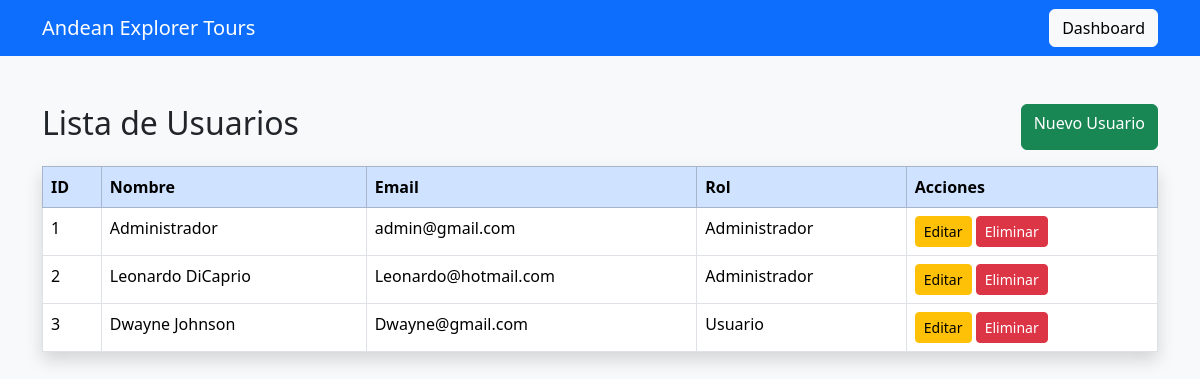
/usuarios (signed in), run on the app's committed database.
### app/models/usuario.py (models this page shows)
class Usuario(UserMixin, db.Model):
    __tablename__ = "usuarios"
    id = db.Column(
        db.Integer,
        primary_key=True
    )
    nombre = db.Column(
        db.String(100),
        nullable=False
    )
    email = db.Column(
        db.String(100),
        unique=True,
        nullable=False
    )
    password = db.Column(
        db.String(255),
        nullable=False
    )
    rol = db.Column(
        db.String(30),
        nullable=False
    )
    estado = db.Column(
        db.Boolean,
        default=True
    )

### app/blueprints/usuarios/routes.py (the view)
@usuarios_bp.route('/usuarios')
@login_required
def listar_usuarios():
    if current_user.rol != "Administrador":
        abort(403)
    usuarios = Usuario.query.all()
    return render_template(
        'usuarios/listar.html',
        usuarios=usuarios
    )

### app/templates/usuarios/listar.html (shortened to what this page needs)
<!DOCTYPE html>
<html lang="es">
<head>
    <link
        href="https://cdn.jsdelivr.net/npm/bootstrap@5.3.3/dist/css/bootstrap.min.css"
        rel="stylesheet">
</head>
<body class="bg-light">
<nav class="navbar navbar-dark bg-primary">
    <div class="container">
        <span class="navbar-brand">
            Andean Explorer Tours
        </span>
        <a href="/dashboard"
           class="btn btn-light">
            Dashboard
        </a>
    </div>
</nav>
<div class="container mt-5">
    <div class="d-flex justify-content-between mb-3">
        <h2>
            Lista de Usuarios
        </h2>
        <a
            href="/usuarios/nuevo"
            class="btn btn-success">
            Nuevo Usuario
        </a>
    </div>
    <table class="table table-bordered table-hover shadow">
        <thead class="table-primary">
            <tr>
                <th>ID</th>
                <th>Nombre</th>
                <th>Email</th>
                <th>Rol</th>
                <th>Acciones</th>
            </tr>
        </thead>
        <tbody>
            {% for usuario in usuarios %}
            <tr>
                <td>{{usuario.id}}</td>
                <td>{{usuario.nombre}}</td>
                <td>{{usuario.email}}</td>
                <td>{{usuario.rol}}</td>
                <td>
                    <a
                        href="/usuarios/editar/{{usuario.id}}"
                        class="btn btn-warning btn-sm">
                        Editar
                    </a>
                    <a
                        href="/usuarios/eliminar/{{usuario.id}}"
                        class="btn btn-danger btn-sm"
                        onclick="return confirm('¿Desea eliminar este usuario?')">
                        Eliminar
                    </a>
                </td>
            </tr>
            {% endfor %}
        </tbody>
    </table>
</div>
</body>
</html>

### data on the page
Usuario: id "1", nombre "Administrador", email "admin@gmail.com", rol "Administrador"
Usuario: id "2", nombre "Leonardo DiCaprio", email "Leonardo@hotmail.com", rol "Administrador"
Usuario: id "3", nombre "Dwayne Johnson", email "Dwayne@gmail.com", rol "Usuario"
